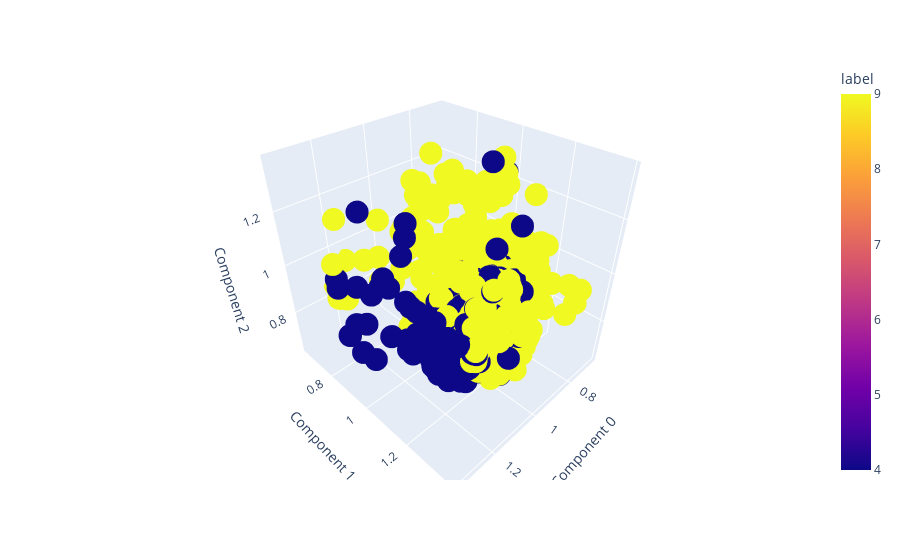

The cell this chart's notebook holds for it:
### Markdown cell above
## Visualizing the dataset

Before we dive into solving the question it is always beneficial to look at the dataset pictographically. This will help us understand patterns which we could leverage when designing our feature maps and variational circuits for example.

### Code cell
import plotly.express as px
import pandas as pd

# creating a dataframe using pandas only for the purpose fo plotting
df = pd.DataFrame({'Component 0':data_features[:,0], 'Component 1':data_features[:,1], 
                   'Component 2':data_features[:,2], 'label':data_labels})

fig = px.scatter_3d(df, x='Component 0', y='Component 1', z='Component 2', color='label')
fig.show()

### Figure 1 — Plotly figure (JSON) as saved in the notebook; plotly's stock layout.template omitted (floating-point values rounded to 4 significant figures; data arrays with more than 128 entries replaced by an {"elided": "..."} marker saying what was removed)
{"data": [{"hovertemplate": "Component 0=%{x}<br>Component 1=%{y}<br>Component 2=%{z}<br>label=%{marker.color}<extra></extra>", "legendgroup": "", "marker": {"color": {"elided": "6000 int values"}, "coloraxis": "coloraxis", "symbol": "circle"}, "mode": "markers", "name": "", "scene": "scene", "showlegend": false, "type": "scatter3d", "x": {"elided": "6000 float values"}, "y": {"elided": "6000 float values"}, "z": {"elided": "6000 float values"}}], "layout": {"coloraxis": {"colorbar": {"title": {"text": "label"}}, "colorscale": [[0, "#0d0887"], [0.1111, "#46039f"], [0.2222, "#7201a8"], [0.3333, "#9c179e"], [0.4444, "#bd3786"], [0.5556, "#d8576b"], [0.6667, "#ed7953"], [0.7778, "#fb9f3a"], [0.8889, "#fdca26"], [1, "#f0f921"]]}, "legend": {"tracegroupgap": 0}, "margin": {"t": 60}, "scene": {"domain": {"x": [0, 1], "y": [0, 1]}, "xaxis": {"title": {"text": "Component 0"}}, "yaxis": {"title": {"text": "Component 1"}}, "zaxis": {"title": {"text": "Component 2"}}}}}
